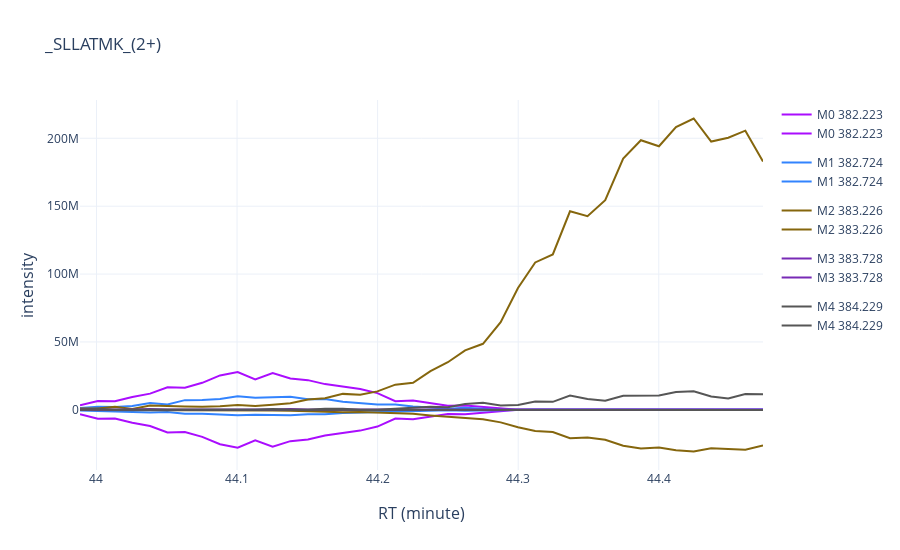

Notebook cell for this chart:
### Code cell
plot_df = make_xic_plot_df_for_peptide(
    sequence=plot_psm.sequence.values[0],
    mods=plot_psm.mods.values[0],
    mod_sites=plot_psm.mod_sites.values[0],
    charge=plot_psm.charge.values[0],
    rt_sec=plot_psm.rt.values[0]*60,
    ms_level=1 if dda else 2,
    include_precursor_isotopes=True if dda else False,
)

fig = xic_plotter.plot(
    tims_data=tims_data, 
    query_df=plot_df,
    title=plot_df.modified_sequence.values[0], 
)
fig.show()
